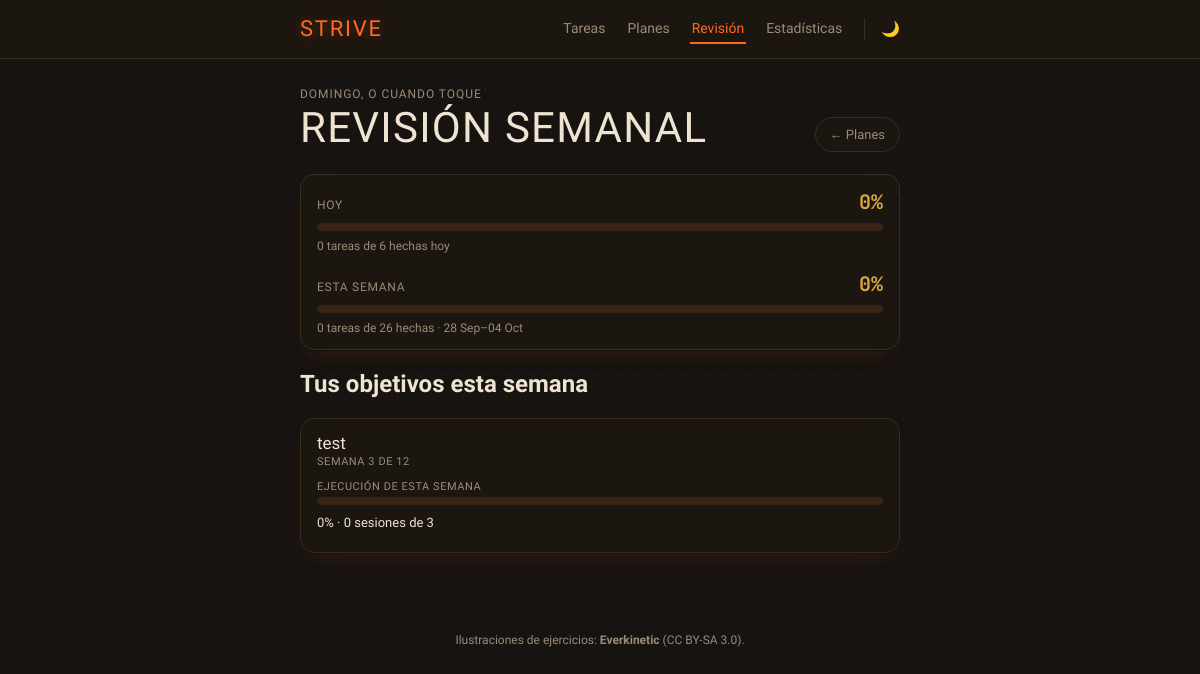
The app's page /tareas/revision/ with its own data.
### tasks/models.py (models this page shows, shortened)
class Plan(models.Model):
    user = models.ForeignKey(
        settings.AUTH_USER_MODEL, on_delete=models.CASCADE, null=True, blank=True,
        related_name="plans",
    )
    name = models.CharField(max_length=80)
    notes = models.TextField(blank=True)
    started_on = models.DateField(default=_dt.date.today)
    weeks = models.PositiveIntegerField(
        default=12, help_text="Duración prevista. 12 semanas por defecto (12 Week Year).",
    )
    is_active = models.BooleanField(default=True)
    PLAN_TYPE_SPORT = "sport"
    PLAN_TYPE_STUDY = "study"
    PLAN_TYPE_GENERAL = "general"
    PLAN_TYPE_CHOICES = [
        (PLAN_TYPE_SPORT, "Deporte"),
        (PLAN_TYPE_STUDY, "Estudio"),
        (PLAN_TYPE_GENERAL, "General"),
    ]
    plan_type = models.CharField(max_length=10, choices=PLAN_TYPE_CHOICES, default=PLAN_TYPE_SPORT)
    STUDY_SUBTYPE_GENERAL = "general"
    STUDY_SUBTYPE_LANGUAGE = "language"
    STUDY_SUBTYPE_CHOICES = [
        (STUDY_SUBTYPE_GENERAL, "Hábito simple"),
        (STUDY_SUBTYPE_LANGUAGE, "Idioma (curso con vídeos por nivel)"),
    ]
    study_subtype = models.CharField(
        max_length=10, choices=STUDY_SUBTYPE_CHOICES, blank=True, default=STUDY_SUBTYPE_GENERAL,
    )
    CEFR_LEVELS = CEFR_LEVELS
    CEFR_LEVEL_CHOICES = CEFR_LEVEL_CHOICES
    language_name = models.CharField(
        max_length=40, blank=True,
        help_text="Solo con study_subtype='language': el idioma del curso, ej. 'francés'.",
    )
    level_from = models.CharField(max_length=2, blank=True, choices=CEFR_LEVEL_CHOICES)
    level_to = models.CharField(max_length=2, blank=True, choices=CEFR_LEVEL_CHOICES)
    known_languages = models.CharField(max_length=200, blank=True)
    language_daily_minutes = models.PositiveIntegerField(
        null=True, blank=True,
        help_text="Solo con study_subtype='language': minutos de vídeo al día. En blanco, "
                   "exige ver el vídeo del día entero.",
    )
    quiz_every_n_videos = models.PositiveIntegerField(null=True, blank=True)
    repeat = models.CharField(max_length=10, default="custom")
    interval = models.PositiveIntegerField(default=1)
    custom_days = models.CharField(
        max_length=20, blank=True, default="0,2,4",
        help_text="Días de la semana, como en las tareas. Por defecto lunes, miércoles y viernes.",
    )
    due_time = models.TimeField(null=True, blank=True)
    task_series_id = models.UUIDField(null=True, blank=True, editable=False)
    created_at = models.DateTimeField(auto_now_add=True)
    uuid = models.UUIDField(default=uuid.uuid4, editable=False, unique=True)
    updated_at = models.DateTimeField(auto_now=True)
    deleted_at = models.DateTimeField(null=True, blank=True)
    closed_at = models.DateTimeField(null=True, blank=True)
    reward = models.CharField(
        max_length=200, blank=True,
        help_text="La recompensa que te prometes al empezar el ciclo (opcional). "
                   "Se enseña en la pantalla de cierre si la has puesto — y solo si "
                   "el plan llega al umbral de completado.",
    )
    final_progress_pct = models.PositiveIntegerField(null=True, blank=True)
    COMPLETION_THRESHOLD_PCT = 70
    class Meta:
        ordering = ["-is_active", "-started_on"]
    @property
    def week_number(self):
        days = (timezone.localtime(timezone.now()).date() - self.started_on).days
        return max(1, days // 7 + 1)
    def progress_pct(self):
        if self.plan_type == self.PLAN_TYPE_STUDY and self.study_subtype == self.STUDY_SUBTYPE_LANGUAGE:
            return self.course_progress()["pct"]
        values = [p for p in (item.own_progress_pct() for item in self.items.all()) if p is not None]
        if not values:
            return None
        return round(sum(values) / len(values))
    def weekly_completion(self):
        if not self.task_series_id:
            return None
        return Occurrence.weekly_completion(self.user, series_id=self.task_series_id)

### tasks/views.py (the view)
# urls.py: path("revision/", views.weekly_review, name="weekly_review"),
def weekly_review(request):
    plans = []
    for p in _plans_qs().filter(is_active=True):
        plans.append({
            "plan": p,
            "weekly": p.weekly_completion(),
            "progress": p.progress_pct(),
        })
    return render(request, "tasks/weekly_review.html", {
        "weekly": Occurrence.weekly_completion(get_current_user()),
        "daily": Occurrence.daily_completion(get_current_user()),
        "plans": plans,
    })

### tasks/models.py (called while the page is built)
    def custom_days_list(self):
        if not self.custom_days:
            return []
        return [d.strip() for d in self.custom_days.split(",") if d.strip()]

    @classmethod
    def _week_bounds(cls, today):
        start = today - timedelta(days=today.weekday())
        return start, start + timedelta(days=6)

    @classmethod
    def daily_completion(cls, user, reference_date=None):
        today = reference_date or timezone.localtime(timezone.now()).date()
        occs = cls.objects.filter(user=user, deleted_at__isnull=True).filter(
            models.Q(due_date=today)
            | models.Q(due_date__isnull=True, recorded_at__date=today)
        )
        pending = Task.objects.filter(
            user=user, deleted_at__isnull=True, is_done=False,
        ).filter(models.Q(due_date__isnull=True) | models.Q(due_date__lte=today))
        done, total = cls._count_done_total(occs, pending)
        return {
            "date": today,
            "done": done,
            "total": total,
            "pct": round(100 * done / total) if total else None,
        }

### tasks/utils.py (called while the page is built)
def get_current_user():
    User = get_user_model()
    user, _ = User.objects.get_or_create(
        username=DEFAULT_USERNAME,
        defaults={"is_active": True},
    )
    return user

### tasks/views.py (called while the page is built)
def _plans_qs():
    return Plan.objects.filter(user=get_current_user(), deleted_at__isnull=True)

### todoapp/basic_auth.py (called while the page is built, shortened)
    def __call__(self, request):
        if not settings.BASIC_AUTH_USER or not settings.BASIC_AUTH_PASSWORD:
            return self.get_response(request)

### tasks/templates/tasks/weekly_review.html (shortened to what this page needs)
{% extends "tasks/base.html" %}
{% block content %}
<header class="topbar">
    <div class="topbar__title">
        <span class="topbar__eyebrow">domingo, o cuando toque</span>
        <h1>Revisión semanal</h1>
    </div>
    <a href="{% url 'tasks:plan_list' %}" class="stats-link">← Planes</a>
</header>
{% include "tasks/_progress_bars.html" %}
<h2 class="section-title">Tus objetivos esta semana</h2>
{% if plans %}
<ul class="plan-list">
    {% for p in plans %}
    <li class="plan-card">
        <a href="{% url 'tasks:plan_detail' p.plan.pk %}">
            <p class="plan-card__name">{{ p.plan.name }}</p>
            <p class="plan-card__meta">Semana {{ p.plan.week_number }} de {{ p.plan.weeks }}</p>
            <p class="review-label">Ejecución de esta semana</p>
            {% if p.weekly and p.weekly.total %}
            <div class="stats-bar"><div class="stats-bar__done" style="width:{{ p.weekly.pct }}%"></div></div>
            <p class="plan-card__head">{{ p.weekly.pct }}% · {{ p.weekly.done }} sesion{{ p.weekly.done|pluralize:'es' }} de {{ p.weekly.total }}</p>
            {% else %}
            <p class="plan-card__head">Todavía no ha tocado esta semana.</p>
            {% endif %}
        </a>
    </li>
    {% endfor %}
</ul>
{% else %}
<p class="empty-state">
    No tienes objetivos activos ahora mismo. Crea un plan para que aparezca aquí cada semana.
</p>
{% endif %}
{% endblock %}

### staticfiles/css/styles.css (style rules this page uses)
:root { color-scheme: dark; --ash: #171310; --ash-soft: #221B15; --bone: #EFE3D2; --bone-faded: #9C8B77; --ember: #FF6A1F; --ember-deep: #B8420F; --ember-soft: #3A2313; --gold: #D8A63D; --gold-soft: #3A2E14; --amber: #E0883A; --amber-soft: #3A2A16; --danger: #E5493A; --danger-soft: #3A1B15; --line: #3A2C20; --paper: #1C1611; --font-d: "Staatliches", "sans-serif-condensed", "Arial Narrow", sans-serif; --font-b: "Work Sans", system-ui, sans-serif; --font-mono: "JetBrains Mono", "Roboto Mono", "Courier New", monospace; --radius: 14px; --shadow: 0 1px 0 rgba(0,0,0,.3), 0 10px 24px -12px rgba(255,106,31,.18); }
*, *::before, *::after { box-sizing: border-box; }
html, body { margin:0; padding:0; background:var(--ash); color:var(--bone); font-family:var(--font-b); -webkit-font-smoothing:antialiased; }
body { background-image: radial-gradient(circle at 1px 1px, rgba(255,106,31,.06) 1px, transparent 1.6px); background-size:22px 22px; }
a { color:inherit; text-decoration:none; }
.topbar { display:flex; justify-content:space-between; align-items:flex-end; gap:16px; margin-bottom:22px; flex-wrap:wrap; }
.topbar__eyebrow { display:block; font-size:12px; letter-spacing:.08em; text-transform:uppercase; color:var(--bone-faded); margin-bottom:2px; }
.topbar__title h1 { font-family:var(--font-d); font-weight:400; font-size:42px; letter-spacing:.03em; text-transform:uppercase; margin:0; }
.stats-link { display:flex; align-items:center; gap:6px; color:var(--bone-faded); border:1px solid var(--line); background:var(--paper); padding:9px 14px; border-radius:999px; font-size:13px; font-weight:500; flex-shrink:0; }
.task-card, .plan-card, .stats-card, .streak-card, .category-chip, .range-chip { transition: transform .18s ease, box-shadow .18s ease, border-color .18s ease; }
.stats-bar { height:8px; background:var(--ember-soft); border-radius:999px; overflow:hidden; margin-bottom:10px; }
.review-label { font-size:11px; text-transform:uppercase; letter-spacing:.05em; color:var(--bone-faded); margin:12px 0 4px; }
:root { --study: #6FA3D6; --study-soft: #1A2733; --sport: #FF6A1F; --sport-soft: #3A2313; --work: #B49BC9; --work-soft: #2A2233; --personal: #D4B44A; --personal-soft: #332C14; --other: #8A7B68; --other-soft: #2A241C; }
.plan-list { list-style:none; margin:0; padding:0; display:flex; flex-direction:column; gap:10px; }
.plan-card { background:var(--paper); border:1px solid var(--line); border-radius:var(--radius); box-shadow:var(--shadow); }
.plan-card a { display:block; padding:14px 16px; text-decoration:none; color:var(--bone); }
.plan-card__name { font-family:var(--font-d); font-size:17px; margin:0 0 2px; }
.plan-card__meta { font-size:11px; color:var(--bone-faded); text-transform:uppercase; letter-spacing:.05em; margin:0 0 8px; }
.plan-card__head { font-size:13px; margin:0 0 8px; }

### records on screen
Plan: plan.name "test", plan.week_number "3", plan.weeks "12", weekly.pct "0", weekly.done "0", weekly.total "3"

### other values on screen
{{ daily.pct }} "0"
{{ daily.done }} "0"
{{ daily.total }} "6"
{{ weekly.pct }} "0"
{{ weekly.done }} "0"
{{ weekly.total }} "26"
{{ weekly.week_start|date:"d M" }} "28 Sep"
{{ weekly.week_end|date:"d M" }} "04 Oct"
